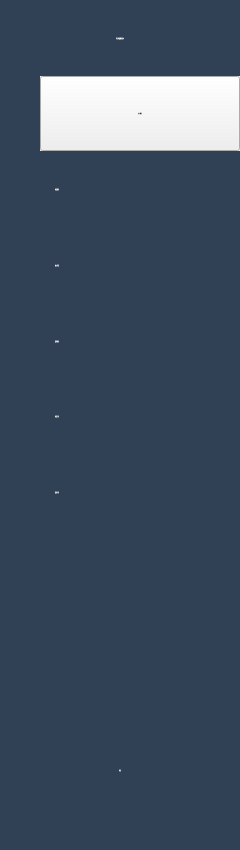
   <widget class="QWidget" name="verticalWidget" native="true">
    <property name="geometry">
     <rect>
      <x>0</x>
      <y>0</y>
      <width>240</width>
      <height>850</height>
     </rect>
    </property>
    <property name="sizePolicy">
     <sizepolicy hsizetype="Fixed" vsizetype="Fixed">
      <horstretch>0</horstretch>
      <verstretch>0</verstretch>
     </sizepolicy>
    </property>
    <layout class="QVBoxLayout" name="left">
     <property name="spacing">
      <number>0</number>
     </property>
     <property name="sizeConstraint">
      <enum>QLayout::SetDefaultConstraint</enum>
     </property>
     <property name="leftMargin">
      <number>0</number>
     </property>
     <property name="topMargin">
      <number>0</number>
     </property>
     <property name="rightMargin">
      <number>0</number>
     </property>
     <property name="bottomMargin">
      <number>0</number>
     </property>
     <item>
      <widget class="QLabel" name="label_4">
       <property name="maximumSize">
        <size>
         <width>16777215</width>
         <height>90</height>
        </size>
       </property>
       <property name="font">
        <font>
         <family>黑体</family>
         <pointsize>-1</pointsize>
         <weight>50</weight>
         <italic>false</italic>
         <bold>false</bold>
         <underline>false</underline>
        </font>
       </property>
       <property name="styleSheet">
        <string notr="true">color:#fff;
background-color:#304156;
font: 20px &quot;黑体&quot;;</string>
       </property>
       <property name="text">
        <string>学生成绩管理系统</string>
       </property>
       <property name="alignment">
        <set>Qt::AlignCenter</set>
       </property>
      </widget>
     </item>
     <item>
      <layout class="QHBoxLayout" name="left_user">
       <property name="spacing">
        <number>0</number>
       </property>
       <item>
        <widget class="QLabel" name="icon_xs">
         <property name="maximumSize">
          <size>
           <width>40</width>
           <height>80</height>
          </size>
         </property>
         <property name="styleSheet">
          <string notr="true">image: url(:/png/2.png);
background-color:#304156;
padding-left:15px</string>
         </property>
         <property name="text">
          <string/>
         </property>
        </widget>
       </item>
       <item>
        <widget class="QPushButton" name="pushButton_xs">
         <property name="maximumSize">
          <size>
           <width>16777215</width>
           <height>80</height>
          </size>
         </property>
         <property name="font">
          <font>
           <family>黑体</family>
           <pointsize>-1</pointsize>
           <weight>50</weight>
           <italic>false</italic>
           <bold>false</bold>
          </font>
         </property>
         <property name="styleSheet">
          <string notr="true">color:#fff;
font: 20px &quot;黑体&quot;;
background-color:#304156;
border:none;
text-align:left;
padding-left:15px;
QPushButton::hover
{
background-color : lightgreen;
}</string>
         </property>
         <property name="text">
          <string>用户管理</string>
         </property>
        </widget>
       </item>
      </layout>
     </item>
     <item>
      <layout class="QHBoxLayout" name="left_grade">
       <property name="spacing">
        <number>0</number>
       </property>
       <item>
        <widget class="QLabel" name="icon_cj">
         <property name="maximumSize">
          <size>
           <width>40</width>
           <height>80</height>
          </size>
         </property>
         <property name="styleSheet">
          <string notr="true">image: url(:/png/1.png);
background-color:#304156;
padding-left:15px;
color:#fff</string>
         </property>
         <property name="text">
          <string/>
         </property>
        </widget>
       </item>
       <item>
        <widget class="QPushButton" name="pushButton_cj">
         <property name="maximumSize">
          <size>
           <width>16777215</width>
           <height>80</height>
          </size>
         </property>
         <property name="font">
          <font>
           <family>黑体</family>
           <pointsize>-1</pointsize>
           <weight>50</weight>
           <italic>false</italic>
           <bold>false</bold>
          </font>
         </property>
         <property name="styleSheet">
          <string notr="true">color:#fff;
font: 20px &quot;黑体&quot;;
background-color:#304156;
border:none;
text-align:left;
padding-left:15px</string>
         </property>
         <property name="text">
          <string>成绩管理</string>
         </property>
        </widget>
       </item>
      </layout>
     </item>
     <item>
      <layout class="QHBoxLayout" name="left_end_grade">
       <property name="spacing">
        <number>0</number>
       </property>
       <item>
        <widget class="QLabel" name="icon_cjxs">
         <property name="maximumSize">
          <size>
           <width>40</width>
           <height>80</height>
          </size>
         </property>
         <property name="styleSheet">
          <string notr="true">
image: url(:/png/6.png);
background-color:#304156;
padding-left:15px</string>
         </property>
         <property name="text">
          <string/>
         </property>
        </widget>
       </item>
       <item>
        <widget class="QPushButton" name="pushButton_cjxs">
         <property name="maximumSize">
          <size>
           <width>16777215</width>
           <height>80</height>
          </size>
         </property>
         <property name="font">
          <font>
           <family>黑体</family>
           <pointsize>-1</pointsize>
           <weight>50</weight>
           <italic>false</italic>
           <bold>false</bold>
          </font>
         </property>
         <property name="styleSheet">
          <string notr="true">color:#fff;
font: 20px &quot;黑体&quot;;
background-color:#304156;
border:none;
text-align:left;
padding-left:15px</string>
         </property>
         <property name="text">
          <string>期末成绩</string>
         </property>
        </widget>
       </item>
      </layout>
     </item>
     <item>
      <layout class="QHBoxLayout" name="left_course">
       <property name="spacing">
        <number>0</number>
       </property>
       <item>
        <widget class="QLabel" name="icon_kc">
         <property name="maximumSize">
          <size>
           <width>40</width>
           <height>80</height>
          </size>
         </property>
         <property name="styleSheet">
          <string notr="true">image: url(:/png/4.png);
background-color:#304156;
padding-left:15px</string>
         </property>
         <property name="text">
          <string/>
         </property>
        </widget>
       </item>
       <item>
        <widget class="QPushButton" name="pushButton_kc">
         <property name="maximumSize">
          <size>
           <width>16777215</width>
           <height>80</height>
          </size>
         </property>
         <property name="font">
          <font>
           <family>黑体</family>
           <pointsize>-1</pointsize>
           <weight>50</weight>
           <italic>false</italic>
           <bold>false</bold>
          </font>
         </property>
         <property name="styleSheet">
          <string notr="true">color:#fff;
font: 20px &quot;黑体&quot;;
background-color:#304156;
border:none;
text-align:left;
padding-left:15px</string>
         </property>
         <property name="text">
          <string>课程管理</string>
         </property>
        </widget>
       </item>
      </layout>
     </item>
     <item>
      <layout class="QHBoxLayout" name="left_analyz_grade">
       <property name="spacing">
        <number>0</number>
       </property>
       <item>
        <widget class="QLabel" name="icon_fx">
         <property name="maximumSize">
          <size>
           <width>40</width>
           <height>80</height>
          </size>
         </property>
         <property name="styleSheet">
          <string notr="true">
image: url(:/png/3.png);
background-color:#304156;
padding-left:15px</string>
         </property>
         <property name="text">
          <string/>
         </property>
        </widget>
       </item>
       <item>
        <widget class="QPushButton" name="pushButton_fx">
         <property name="maximumSize">
          <size>
           <width>16777215</width>
           <height>80</height>
          </size>
         </property>
         <property name="font">
          <font>
           <family>黑体</family>
           <pointsize>-1</pointsize>
           <weight>50</weight>
           <italic>false</italic>
           <bold>false</bold>
          </font>
         </property>
         <property name="styleSheet">
          <string notr="true">color:#fff;
font: 20px &quot;黑体&quot;;
background-color:#304156;
border:none;
text-align:left;
padding-left:15px</string>
         </property>
         <property name="text">
          <string>成绩分析</string>
         </property>
        </widget>
       </item>
      </layout>
     </item>
     <item>
      <layout class="QHBoxLayout" name="left_analyz_course">
       <property name="spacing">
        <number>0</number>
       </property>
       <item>
        <widget class="QLabel" name="icon_kcfx">
         <property name="maximumSize">
          <size>
           <width>40</width>
           <height>80</height>
          </size>
         </property>
         <property name="styleSheet">
          <string notr="true">
image: url(:/png/5.png);
background-color:#304156;
padding-left:15px</string>
         </property>
         <property name="text">
          <string/>
         </property>
        </widget>
       </item>
       <item>
        <widget class="QPushButton" name="pushButton_kcfx">
         <property name="maximumSize">
          <size>
           <width>16777215</width>
           <height>80</height>
          </size>
         </property>
         <property name="font">
          <font>
           <family>黑体</family>
           <pointsize>-1</pointsize>
           <weight>50</weight>
           <italic>false</italic>
           <bold>false</bold>
          </font>
         </property>
         <property name="styleSheet">
          <string notr="true">color:#fff;
font: 20px &quot;黑体&quot;;
background-color:#304156;
border:none;
text-align:left;
padding-left:15px</string>
         </property>
         <property name="text">
          <string>课程分析</string>
         </property>
        </widget>
       </item>
      </layout>
     </item>
     <item>
      <widget class="QLabel" name="label_8">
       <property name="sizePolicy">
        <sizepolicy hsizetype="Preferred" vsizetype="Preferred">
         <horstretch>0</horstretch>
         <verstretch>0</verstretch>
        </sizepolicy>
       </property>
       <property name="minimumSize">
        <size>
         <width>0</width>
         <height>200</height>
        </size>
       </property>
       <property name="maximumSize">
        <size>
         <width>16777215</width>
         <height>16777215</height>
        </size>
       </property>
       <property name="styleSheet">
        <string notr="true">background-color:#304156;</string>
       </property>
       <property name="text">
        <string/>
       </property>
      </widget>
     </item>
     <item>
      <widget class="QPushButton" name="pushButton_quit">
       <property name="sizePolicy">
        <sizepolicy hsizetype="Preferred" vsizetype="Preferred">
         <horstretch>0</horstretch>
         <verstretch>0</verstretch>
        </sizepolicy>
       </property>
       <property name="minimumSize">
        <size>
         <width>0</width>
         <height>80</height>
        </size>
       </property>
       <property name="maximumSize">
        <size>
         <width>16777215</width>
         <height>16777215</height>
        </size>
       </property>
       <property name="font">
        <font>
         <family>黑体</family>
         <pointsize>-1</pointsize>
         <weight>50</weight>
         <italic>false</italic>
         <bold>false</bold>
        </font>
       </property>
       <property name="styleSheet">
        <string notr="true">color:#fff;
font: 20px &quot;黑体&quot;;
background-color:#304156;
border:none;
text-align:center;
</string>
       </property>
       <property name="text">
        <string>退出</string>
       </property>
      </widget>
     </item>
     <item>
      <widget class="QLabel" name="label_10">
       <property name="sizePolicy">
        <sizepolicy hsizetype="Preferred" vsizetype="Fixed">
         <horstretch>0</horstretch>
         <verstretch>0</verstretch>
        </sizepolicy>
       </property>
       <property name="minimumSize">
        <size>
         <width>0</width>
         <height>40</height>
        </size>
       </property>
       <property name="maximumSize">
        <size>
         <width>16777215</width>
         <height>40</height>
        </size>
       </property>
       <property name="styleSheet">
        <string notr="true">background-color:#304156;</string>
       </property>
       <property name="text">
        <string/>
       </property>
      </widget>
     </item>
    </layout>
   </widget>
